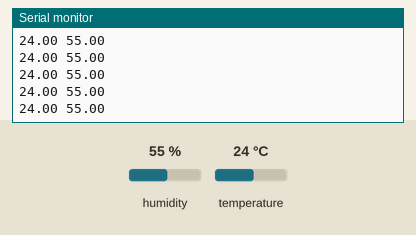
A sketch run on a simulated Arduino Uno, built with avr-gcc and run on an emulated ATmega328P. Parts: the last lines printed to the serial monitor. The inputs (shaded band) are chosen by the test bench; at power-on: humidity 55 %, temperature 24 °C.

Above: at 1.2 s.
1.3 s: humidity set to 22 %
At 1.8 s:
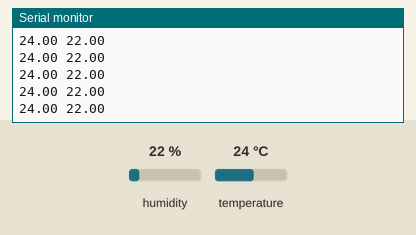
2.8 s: temperature set to 12 °C
At 3.4 s:
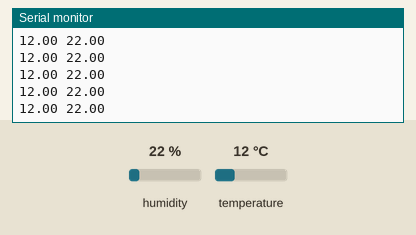
5.8 s: humidity set to 40 %
At 6.8 s:
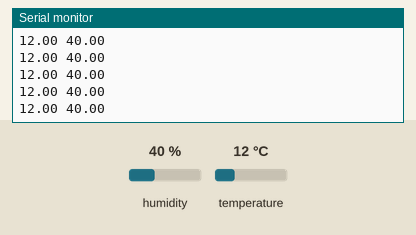
Timing chart, 0 to 8.8 s (numbered marks = the images above; inputs shaded):
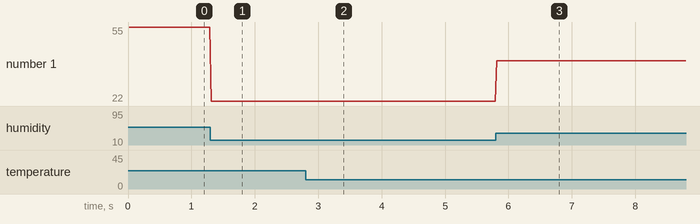

Measured:
- after the input at 1.3 s, the serial monitor: prints a new line at once (image 1)
- after the input at 2.8 s, the serial monitor: prints a new line at once (image 2)
- after the input at 5.8 s, the serial monitor: prints a new line at once (image 3)
- plotted number 1: 55 → 22 after the input at 1.3 s, 22 → 40 after the input at 5.8 s

The sketch:

DHT_Unified_Sensor-Graph.ino
```cpp
// (licence header left out)
// REQUIRES the following Arduino libraries:
// - DHT Sensor Library: https://github.com/adafruit/DHT-sensor-library
// - Adafruit Unified Sensor Lib: https://github.com/adafruit/Adafruit_Sensor

#include <Adafruit_Sensor.h>
#include <DHT.h>
#include <DHT_U.h>

#define DHTPIN 9     // Digital pin connected to the DHT sensor
// Feather HUZZAH ESP8266 note: use pins 3, 4, 5, 12, 13 or 14 --
// Pin 15 can work but DHT must be disconnected during program upload.

// Uncomment the type of sensor in use:
#define DHTTYPE    DHT11     // DHT 11
//#define DHTTYPE    DHT22     // DHT 22 (AM2302)
//#define DHTTYPE    DHT21     // DHT 21 (AM2301)

// See guide for details on sensor wiring and usage:
//   https://learn.adafruit.com/dht/overview

DHT_Unified dht(DHTPIN, DHTTYPE);

uint32_t delayMS;

void setup() {
  sensor_t sensor;
  Serial.begin(9600);
  // Initialize device.
  dht.begin();
  dht.temperature().getSensor(&sensor);
  /*Serial.println(F("DHTxx Unified Sensor Example"));
  // Print temperature sensor details.

  dht.temperature().getSensor(&sensor);
  Serial.println(F("------------------------------------"));
  Serial.println(F("Temperature Sensor"));
  Serial.print  (F("Sensor Type: ")); Serial.println(sensor.name);
  Serial.print  (F("Driver Ver:  ")); Serial.println(sensor.version);
  Serial.print  (F("Unique ID:   ")); Serial.println(sensor.sensor_id);
  Serial.print  (F("Max Value:   ")); Serial.print(sensor.max_value); Serial.println(F("°C"));
  Serial.print  (F("Min Value:   ")); Serial.print(sensor.min_value); Serial.println(F("°C"));
  Serial.print  (F("Resolution:  ")); Serial.print(sensor.resolution); Serial.println(F("°C"));
  Serial.println(F("------------------------------------"));
  // Print humidity sensor details.
  dht.humidity().getSensor(&sensor);
  Serial.println(F("Humidity Sensor"));
  Serial.print  (F("Sensor Type: ")); Serial.println(sensor.name);
  Serial.print  (F("Driver Ver:  ")); Serial.println(sensor.version);
  Serial.print  (F("Unique ID:   ")); Serial.println(sensor.sensor_id);
  Serial.print  (F("Max Value:   ")); Serial.print(sensor.max_value); Serial.println(F("%"));
  Serial.print  (F("Min Value:   ")); Serial.print(sensor.min_value); Serial.println(F("%"));
  Serial.print  (F("Resolution:  ")); Serial.print(sensor.resolution); Serial.println(F("%"));
  Serial.println(F("------------------------------------"));*/
  // Set delay between sensor readings based on sensor details.
  delayMS = sensor.min_delay / 1000;
}

void loop() {
  // Delay between measurements.
  delay(delayMS);
  // Get temperature event and print its value.
  sensors_event_t event;
  dht.temperature().getEvent(&event);
  if (isnan(event.temperature)) {
    Serial.println(F("Error reading temperature!"));
  }
  else {
    //Serial.print(F("Temperature: "));
    Serial.print(event.temperature);
    //Serial.println(F("°C"));
    Serial.print(" ");
  }
  // Get humidity event and print its value.
  dht.humidity().getEvent(&event);
  if (isnan(event.relative_humidity)) {
    Serial.println(F("Error reading humidity!"));
  }
  else {
    //Serial.print(F("Humidity: "));
    Serial.println(event.relative_humidity);
    //Serial.println(F("%"));
  }
}
```

DHT.h
```cpp
// (licence header left out)
#ifndef DHT_H
#define DHT_H

#if ARDUINO >= 100
 #include "Arduino.h"
#else
 #include "WProgram.h"
#endif


// Uncomment to enable printing out nice debug messages.
//#define DHT_DEBUG

// Define where debug output will be printed.
#define DEBUG_PRINTER Serial

// Setup debug printing macros.
#ifdef DHT_DEBUG
  #define DEBUG_PRINT(...) { DEBUG_PRINTER.print(__VA_ARGS__); }
  #define DEBUG_PRINTLN(...) { DEBUG_PRINTER.println(__VA_ARGS__); }
#else
  #define DEBUG_PRINT(...) {}
  #define DEBUG_PRINTLN(...) {}
#endif

// Define types of sensors.
#define DHT11 11
#define DHT12 12
#define DHT22 22
#define DHT21 21
#define AM2301 21


class DHT {
  public:
   DHT(uint8_t pin, uint8_t type, uint8_t count=6);
   void begin(uint8_t usec=55);
   float readTemperature(bool S=false, bool force=false);
   float convertCtoF(float);
   float convertFtoC(float);
   float computeHeatIndex(bool isFahrenheit=true);
   float computeHeatIndex(float temperature, float percentHumidity, bool isFahrenheit=true);
   float readHumidity(bool force=false);
   bool read(bool force=false);

 private:
  uint8_t data[5];
  uint8_t _pin, _type;
  #ifdef __AVR
    // Use direct GPIO access on an 8-bit AVR so keep track of the port and bitmask
    // for the digital pin connected to the DHT.  Other platforms will use digitalRead.
    uint8_t _bit, _port;
  #endif
  uint32_t _lastreadtime, _maxcycles;
  bool _lastresult;
  uint8_t pullTime; // Time (in usec) to pull up data line before reading

  uint32_t expectPulse(bool level);

};

class InterruptLock {
  public:
   InterruptLock() {
#if !defined(ARDUINO_ARCH_NRF52)
    noInterrupts();
#endif
   }
   ~InterruptLock() {
#if !defined(ARDUINO_ARCH_NRF52)
    interrupts();
#endif
   }
};

#endif
```
